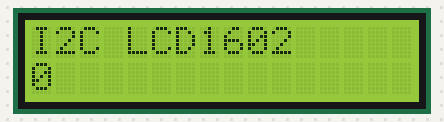
Simulated run of this program. Board: ESP32 board running MicroPython. On the bench: 16×2 character LCD. Library files of the repository ran but are not shown: mp_i2c_lcd1602.py.

Above: at 0.2 s.
At 5.3 s:
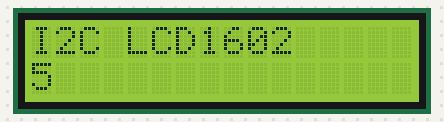
At 10.3 s:
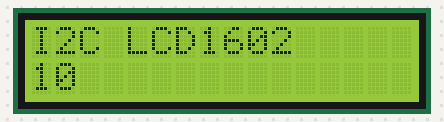
At 19.5 s:
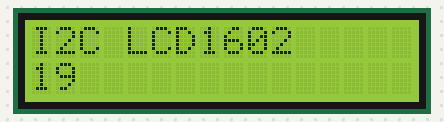
At 28.7 s:
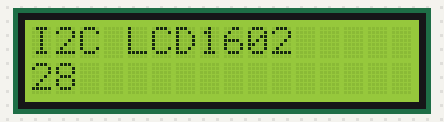
At 38.9 s:
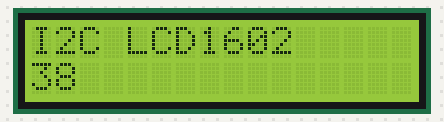

The program:

test.py
```python
'''
    I2C LCD1602 demo

    Author: shaoziyang
    Date:   2018.2

    http://www.micropython.org.cn

'''
from machine import I2C, Pin
from mp_i2c_lcd1602 import LCD1602
from time import sleep_ms

i2c = I2C(1, sda=Pin(9), scl=Pin(10))

LCD = LCD1602(i2c)

LCD.puts("I2C LCD1602")
n = 0
while 1:
    LCD.puts(n, 0, 1)
    n += 1
    sleep_ms(1000)
```

Measured:
- what the display in image 0 shows lasts 1.1 s, from 0.1 s to 1.2 s
